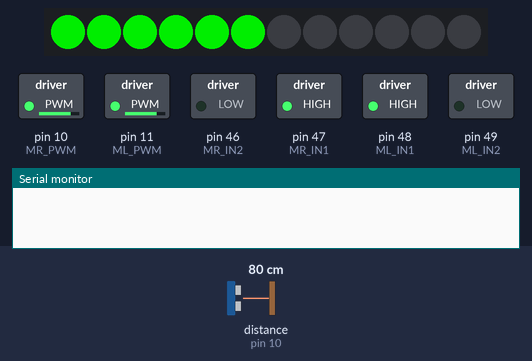
This sketch was run on a simulated Arduino Mega 2560, built with avr-gcc and run on an emulated ATmega2560. Parts: 12 RGB LEDs in strip order, left to right, switched loads named in the sketch (green lamp = pin HIGH), the last lines printed to the serial monitor. The test bench sets the inputs (shaded band); at power-on: distance to the obstacle (sensor on pin 10) 80 cm. Dim RGB values are drawn brighter than linear.

Above: at 0.05 s.
At 1.2 s:
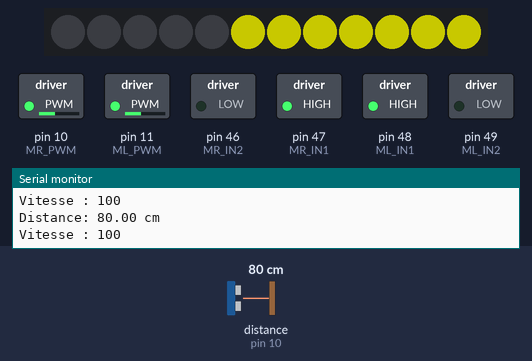
1.3 s: distance to the obstacle (sensor on pin 10) set to 33 cm
2.8 s: distance to the obstacle (sensor on pin 10) set to 27 cm
At 4.2 s:
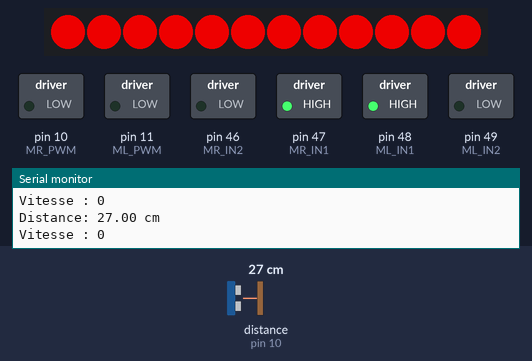
Timing chart, 0 to 5.8 s (numbered marks = the images above; inputs shaded):
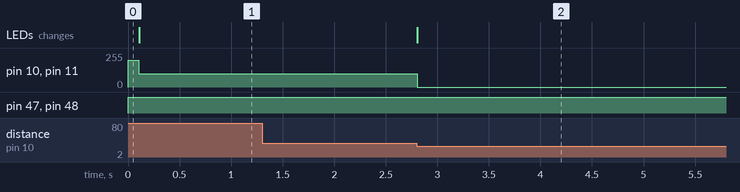

The sketch:

labo_02.ino
```cpp
#include <MeAuriga.h>

#define LEDNUM  12
#define LEDPIN  44

enum RobotState {DRIVE, SLOW, STOP, BACKWARD, TURN};
RobotState currentState;

MeRGBLed led(PORT0, LEDNUM);
MeUltrasonicSensor distSensor(PORT_10);

const int MAX_SPEED = 255;

const int ML_PWM = 11;
const int ML_IN1 = 48;
const int ML_IN2 = 49;

const int MR_PWM = 10;
const int MR_IN1 = 47;
const int MR_IN2 = 46;

int red = 0;
int green = 0;
int blue = 0;
int speed = 200;

const int DISTANCE_SWITCH = 100;
const int DISTANCE_LIMIT = 30;
const int WAIT_TIME = 2000;
unsigned long currentTime = 0;
double distance = 0;

void setup() {
  Serial.begin(115200);

  led.setpin(LEDPIN);

  pinMode(ML_PWM, OUTPUT);
  pinMode(ML_IN1, OUTPUT);
  pinMode(ML_IN2, OUTPUT);

  pinMode(MR_PWM, OUTPUT);
  pinMode(MR_IN1, OUTPUT);
  pinMode(MR_IN2, OUTPUT);

  currentState = DRIVE;
}

void loop() {
  currentTime = millis();
  distance = getDistance(currentTime);
  distancePrintTask(currentTime, distance);
  stateManager(currentTime, distance);
}

void resetLeds(){
  red = 0;
  green = 0;
  blue = 0;
  led.setColor(red, green, blue);
  led.show();
}

double getDistance(unsigned long ct){
  static unsigned long lastTime = 0;
  int rate = 100;
  static double lastDistance = 400;

  if (ct - lastTime < rate){
    return lastDistance;
  }

  lastTime = ct;

  lastDistance = distSensor.distanceCm();

  return lastDistance;
}

void distancePrintTask(unsigned long ct, double dist){
  static unsigned long lastTime = 0;
  int rate = 250;

  if (ct - lastTime < rate) {
    return;
  }

  lastTime = ct;

  Serial.print("Distance: ");
  Serial.print(dist);
  Serial.println(" cm");
  Serial.print("Vitesse : ");
  Serial.println(speed);
}

void stateManager(unsigned long ct, double dist){
  switch(currentState){
    case DRIVE:
      drive(dist);
      break;
    case SLOW:
      slow(dist);
      break;
    case STOP:
      stop(ct);
      break;
    case BACKWARD:
      backward(ct);
      break;
  }
}

void drive(double dist){
  static bool firstTime = true;
  if (firstTime){
    speed = 200;
    digitalWrite(ML_IN2, LOW);
    digitalWrite(ML_IN1, HIGH);
    analogWrite(ML_PWM, speed);

    digitalWrite(MR_IN2, LOW);
    digitalWrite(MR_IN1, HIGH);
    analogWrite(MR_PWM, speed);

    resetLeds();
    red = 0;
    green = 200;
    blue = 0;
    for (int i = 1; i <= LEDNUM / 2; i++){
      led.setColor(i, red, green, blue);
    }
    led.show();
  }
  firstTime = false;

  bool transition = dist < DISTANCE_SWITCH;
  if (transition){
    firstTime = true;
    currentState = SLOW;
  }
}


void slow(double dist){
  static bool firstTime = true;
  if (firstTime){
    speed = 100;
    digitalWrite(ML_IN2, LOW);
    digitalWrite(ML_IN1, HIGH);
    analogWrite(ML_PWM, speed);

    digitalWrite(MR_IN2, LOW);
    digitalWrite(MR_IN1, HIGH);
    analogWrite(MR_PWM, speed);

    resetLeds();
    red = 100;
    green = 100;
    blue = 0;
    for (int i = LEDNUM / 2; i <= LEDNUM; i++){
      led.setColor(i, red, green, blue);
    }
    led.show();
  }
  firstTime = false;

  bool transitionStop = dist < DISTANCE_LIMIT;
  if (transitionStop){
    firstTime = true;
    currentState = STOP;
  }

  bool transitionDrive = dist >= DISTANCE_SWITCH;
  if (transitionDrive){
    firstTime = true;
    currentState = DRIVE;
  }
}

void stop(unsigned long ct){
  static bool firstTime = true;
  static unsigned long exitTime = 0;
  if (firstTime){
    speed = 0;
    analogWrite(ML_PWM, 0);
    analogWrite(MR_PWM, 0);

    resetLeds();
    red = 200;
    green = 0;
    blue = 0;
    led.setColor(red, green, blue);
    led.show();
    exitTime = ct + WAIT_TIME;
  }
  firstTime = false;

  bool transition = ct > exitTime;
  if (transition) {
    firstTime = true;
    currentState = BACKWARD;
  }
}

void backward(unsigned long ct){

}
```

Measured:
- the behaviour switches between 30 and 29 cm on distance to the obstacle (sensor on pin 10) (found by bisection; images 1 and 2)
- after the input at 2.8 s, pin 10 (MR_PWM), pin 11 (ML_PWM): 100/255 → 0/255 at once; the LEDs: change at once (image 2)
